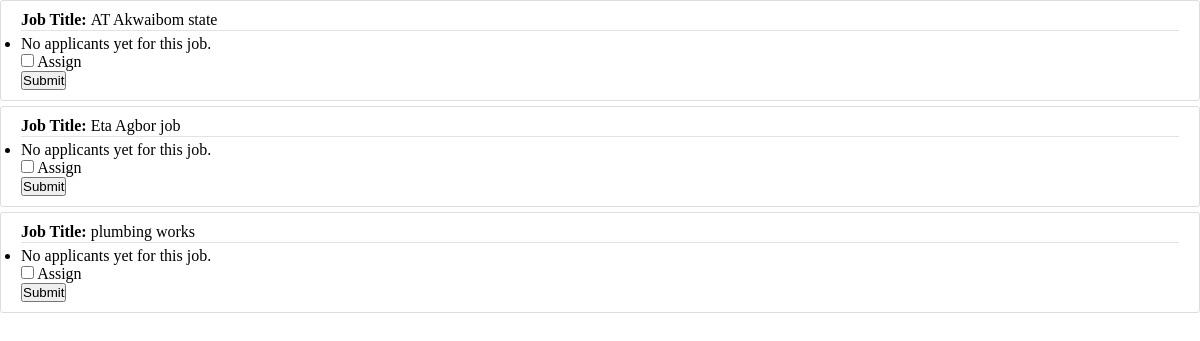
Page /clients/dashboard/applicants (signed in) on the earlier database version.
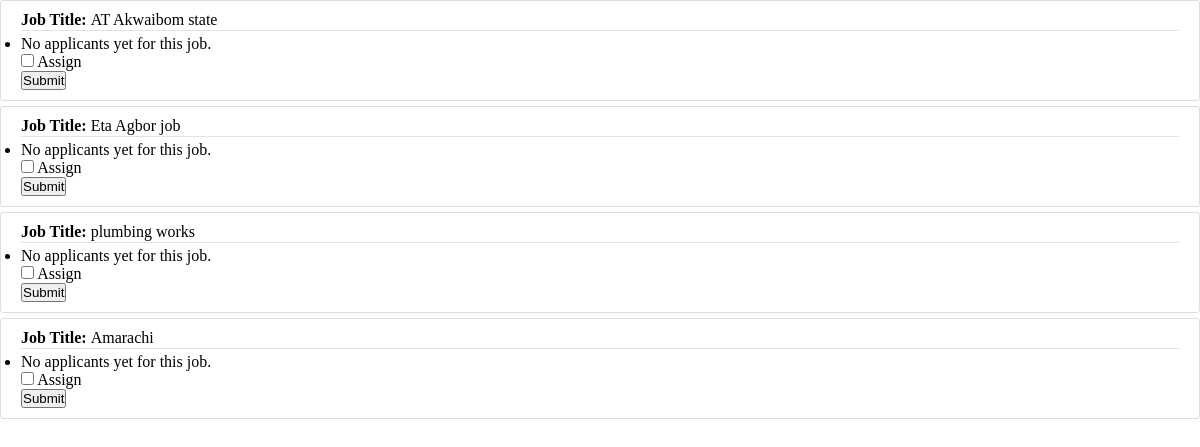
Same page on the later database version.
### model/base.py (models this page shows, shortened)
class Job(Base):
    __tablename__ = 'jobs'
    id = Column(Integer, primary_key=True)
    job_title = Column(String(50), nullable=False)
    job_description = Column(String(100), nullable=False)
    completed = Column(Boolean, default=False)
    content = Column(String(1000), nullable=False)
    date_posted = Column(DateTime, nullable=False, default=datetime.utcnow)
    location = Column(String(100), nullable=False)
    client_id = Column(Integer, ForeignKey('clients.id'))

### model/clients/routes.py (the view, shortened to what this page needs)
@client_s.route("/dashboard/applicants", methods=['GET', 'POST'], strict_slashes=False)
@login_required
def view_applicants():
    current_user_jobs = Job.query.filter_by(client_id=current_user.id).all()
    job_applicants = {}
    for job in current_user_jobs:
        applicants = (
            db.session.query(Plumber)
            .join(JobPlumber, JobPlumber.plumber_id == Plumber.id)
            .filter(JobPlumber.job_id == job.id)
            .all()
        )
        job_applicants[job.id] = applicants
    return render_template(
        'applicant.html',
        title='View Applicants',
        job_applicants=job_applicants,
        current_user_jobs=current_user_jobs
    )

### model/__init__.py (called while the page is built)
@login_manager.user_loader
def load_user(user_id):
    x = Plumber.query.get(str(user_id))
    if x == None:
        x = Client.query.get(str(user_id))
    return x

### model/clients/templates/applicant.html (shortened to what this page needs)
<link rel="stylesheet" type="text/css" href="{{ url_for('client_s.static', filename='main.css') }}">
{% for job in current_user_jobs %}
<article class="media content-section">
  <div class="media-body">
    <div class="article-metadata">
      <div class="text-text-muted"><strong>Job Title: </strong>{{ job.job_title }}</div>
    </div>
    <ul>
      {% if not job_applicants.get(job.id) %}
        <li>No applicants yet for this job.</li>
      {% endif %}
    </ul>
    <form action="{{ url_for('client_s.view_applicants', job_id=job.id) }}" method="POST">
      <div class="form-check form-switch">
        <input class="form-check-input" type="checkbox" name="assigned_plumber" id="assign_job_{{ job.id }}">
        <label class="form-check-label" for="assign_job_{{ job.id }}">Assign</label>
      </div>
      <button type="submit" class="btn btn-primary mt-2">Submit</button>
    </form>
  </div>
</article>
{% endfor %}

Differences in the rows shown:
added Job: job_title "Amarachi", shows "No applicants yet for this job."
